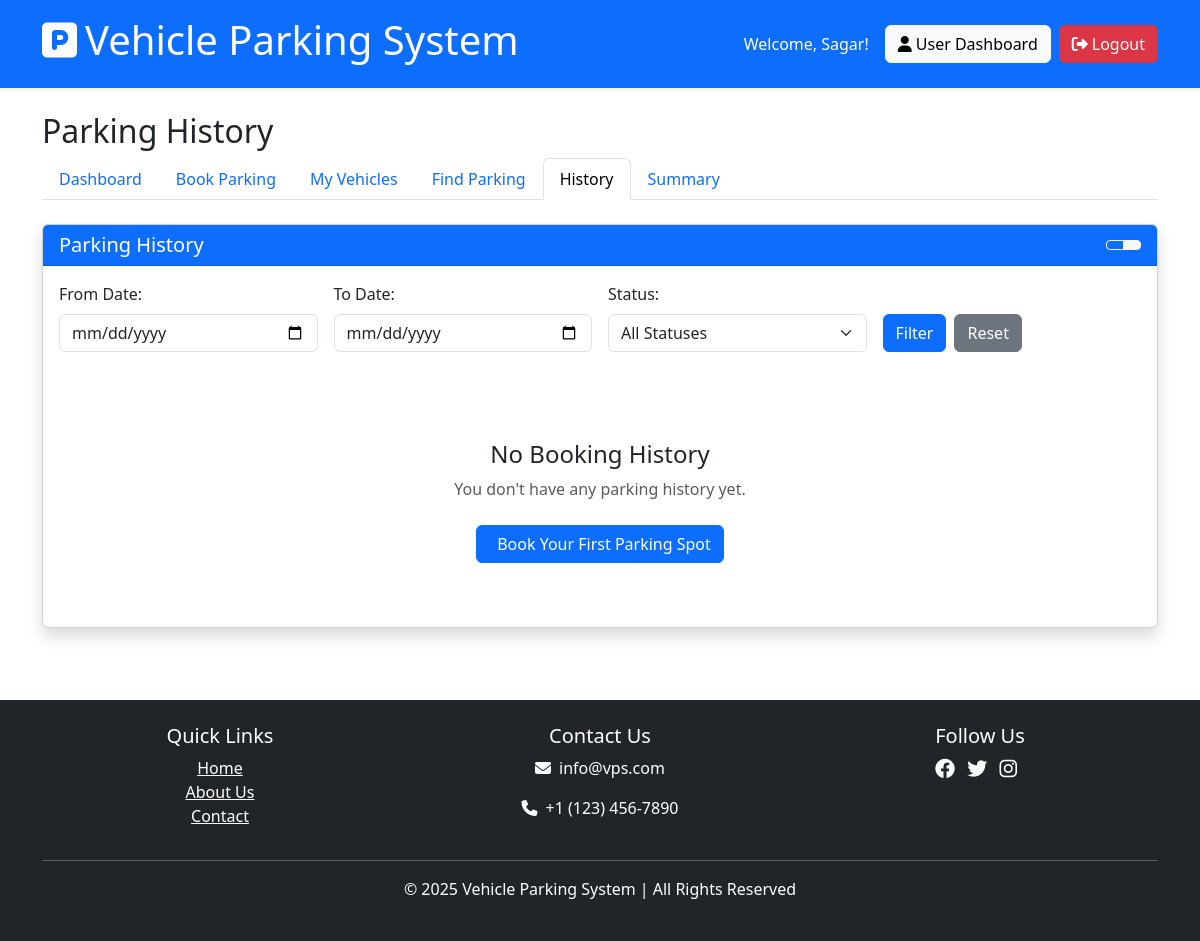
Before: /user/history (signed in) with the older database file.
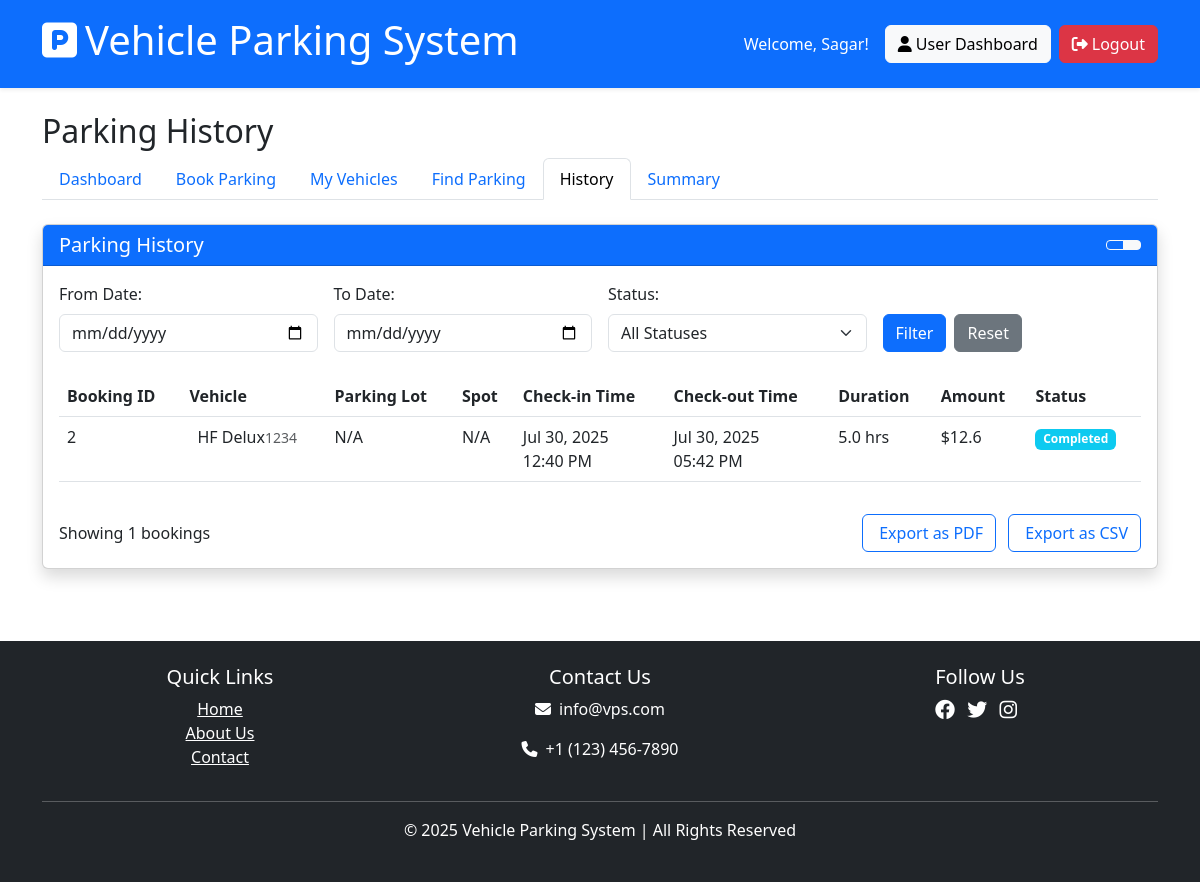
After: the same page with the newer database file.
### models/booking.py (models this page shows, shortened)
class Booking(db.Model):
    id = db.Column(db.Integer, primary_key=True)
    user_id = db.Column(db.Integer, db.ForeignKey('user.id'), nullable=False)
    parking_spot_id = db.Column(db.Integer, db.ForeignKey('parking_spot.id'), nullable=False)
    vehicle_id = db.Column(db.Integer, db.ForeignKey('vehicle.id'), nullable=True)  # Added foreign key to vehicle
    vehicle_reg = db.Column(db.String(20), nullable=True)  # Kept for backward compatibility
    parking_timestamp = db.Column(db.DateTime, default=lambda: datetime.now(timezone.utc))
    leaving_timestamp = db.Column(db.DateTime, nullable=True)
    total_cost = db.Column(db.Float, nullable=True)
    booking_status = db.Column(db.String(20), default='active')  # active, completed, cancelled
    created_on = db.Column(db.DateTime, default=lambda: datetime.now(timezone.utc))
    start_time = db.Column(db.DateTime, nullable=True)
    end_time = db.Column(db.DateTime, nullable=True)

### models/vehicle.py (models this page shows, shortened)
class Vehicle(db.Model):
    id = db.Column(db.Integer, primary_key=True)
    user_id = db.Column(db.Integer, db.ForeignKey('user.id'), nullable=False)
    model = db.Column(db.String(100), nullable=False)
    license_plate = db.Column(db.String(20), nullable=False, unique=True)
    vehicle_type = db.Column(db.String(20), default='standard')  # standard, compact, SUV, electric, etc.
    color = db.Column(db.String(20))
    created_on = db.Column(db.DateTime, default=lambda: datetime.now(timezone.utc))
    bookings = db.relationship('Booking', backref='vehicle', lazy=True)

### routes/user_routes.py (the view)
@user_bp.route('/history')
@login_required
@user_required
def history():
    bookings = Booking.query.filter(
        Booking.user_id == current_user.id,
        Booking.leaving_timestamp.isnot(None)
    ).order_by(Booking.leaving_timestamp.desc()).all()
    return render_template('user/history.html', bookings=bookings)

### extensions.py (called while the page is built)
@login_manager.user_loader
def load_user(user_id):
    from models.admin import Admin
    from models.user import User
    admin = Admin.query.get(int(user_id))
    if admin:
        return admin
    return User.query.get(int(user_id))

### routes/user_routes.py (called while the page is built)
def user_required(f):
    from functools import wraps
    @wraps(f)
    def decorated_function(*args, **kwargs):
        from models.admin import Admin
        if isinstance(current_user, Admin):
            flash('This feature is only for regular users.', 'danger')
            return redirect(url_for('admin.dashboard'))
        return f(*args, **kwargs)
    return decorated_function

### templates/user/history.html (shortened to what the changed rows need)
{% extends 'shared/base.html' %}
{% block content %}
<div class="row mb-4">
    <div class="col-12">
        <h2>Parking History</h2>
    </div>
</div>
<div class="row mb-4">
    <div class="col-12">
        <div class="card shadow">
            <div class="card-body">
                {% if bookings %}
                <div id="table-view">
                    <div class="table-responsive">
                        <table class="table table-hover">
                            <thead>
                                <tr>
                                    <th>Booking ID</th>
                                    <th>Vehicle</th>
                                    <th>Parking Lot</th>
                                    <th>Spot</th>
                                    <th>Check-in Time</th>
                                    <th>Check-out Time</th>
                                    <th>Duration</th>
                                    <th>Amount</th>
                                    <th>Status</th>
                                </tr>
                            </thead>
                            <tbody>
                                {% for booking in bookings %}
                                {% set spot = booking.parking_spot %}
                                {% set vehicle = booking.vehicle %}
                                <tr>
                                    <td>{{ booking.id }}</td>
                                    <td>
                                        <div class="d-flex align-items-center">
                                            {% if vehicle %}
                                                {{ vehicle.model }} <br>
                                                <small class="text-muted">{{ vehicle.license_plate }}</small>
                                            {% else %}
                                                {{ booking.vehicle_reg or 'N/A' }}
                                            {% endif %}
                                        </div>
                                    </td>
                                    <td>{{ spot.parking_lot.name if spot and spot.parking_lot else 'N/A' }}</td>
                                    <td>{{ spot.spot_number if spot else 'N/A' }}</td>
                                    <td>{{ booking.parking_timestamp.strftime('%b %d, %Y<br>%I:%M %p')|safe }}</td>
                                    <td>{{ booking.leaving_timestamp.strftime('%b %d, %Y<br>%I:%M %p')|safe if booking.leaving_timestamp else '--' }}</td>
                                    <td>
                                        {% if booking.leaving_timestamp %}
                                            {% set duration_hours = ((booking.leaving_timestamp - booking.parking_timestamp).total_seconds() / 3600) | round(1) %}
                                            {{ duration_hours }} hrs
                                        {% else %}
                                            --
                                        {% endif %}
                                    </td>
                                    <td>${{ booking.total_cost|round(2) if booking.total_cost else '--' }}</td>
                                    <td>
                                        <span class="badge {% if booking.booking_status == 'active' %}bg-success{% elif booking.booking_status == 'completed' %}bg-info{% elif booking.booking_status == 'cancelled' %}bg-danger{% else %}bg-secondary{% endif %}">
                                            {{ booking.booking_status|capitalize }}
                                        </span>
                                    </td>
                                </tr>
                                {% endfor %}
                            </tbody>
                        </table>
                    </div>
                </div>
                <div class="mt-3 d-flex justify-content-between align-items-center">
                    <p class="mb-0">Showing {{ bookings|length }} bookings</p>
                    <div>
                        <button class="btn btn-outline-primary me-2" id="export-pdf">
                             Export as PDF
                        </button>
                        <button class="btn btn-outline-primary" id="export-csv">
                             Export as CSV
                        </button>
                    </div>
                </div>
                {% else %}
                <div class="text-center py-5">
                    <h4 class="mt-3">No Booking History</h4>
                    <p class="text-muted">You don't have any parking history yet.</p>
                    <a href="{{ url_for('user.book_parking') }}" class="btn btn-primary mt-2">
                        Book Your First Parking Spot
                    </a>
                </div>
                {% endif %}
            </div>
        </div>
    </div>
</div>
{% endblock %}

Changed rows visible on the page:
now on this page (row edited): Booking: id "2", parking_lot "N/A", spot_number "N/A", parking_timestamp "Jul 30, 2025 12:40 PM", leaving_timestamp "Jul 30, 2025 05:42 PM", duration_hours "5.0", total_cost "12.6", booking_status "Completed"
now on this page (row edited): Vehicle: model "HF Delux", license_plate "1234"
Other visible differences:
{{ bookings|length }}: (not shown) → "1"
text no longer shown: "No Booking History You don't have any parking history yet. Book Your First Parking Spot"
text now shown: "Booking ID Vehicle Parking Lot Spot Check-in Time Check-out Time Duration Amount Status Showing bookings Export as PDF Export as CSV"
